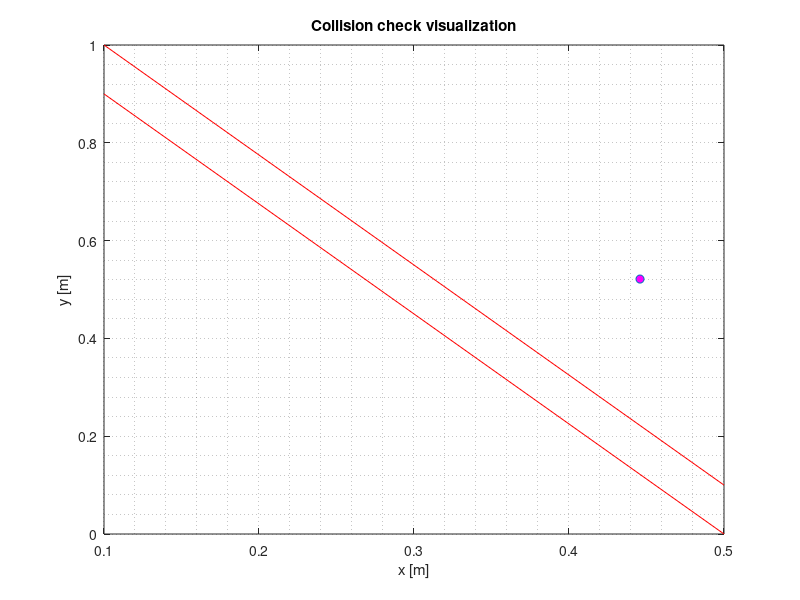

MATLAB code for this plot:
clc
clear
close all

% Seed of random numbers
% rng(100);

% Maze parameter
maze_thickness = 0.1; maze_gap = 0.5; maze_height = 1.0;

% Point to check
X_MIN = maze_thickness; X_MAX = maze_gap; Y_MIN = 0; Y_MAX = maze_height; 
pt = [X_MIN + rand*(X_MAX - X_MIN), Y_MIN + rand*(Y_MAX - Y_MIN)];

% Two end points of the line
% X1 = [maze_thickness, maze_height-maze_thickness; maze_gap, 0;];
% X2 = [maze_thickness maze_height; maze_gap maze_thickness];

X1 = [maze_gap maze_thickness; maze_thickness maze_height];
X2 = [maze_gap, 0; maze_thickness, maze_height-maze_thickness];

% Define the line equations
w1 = [X1(2, 2) - X1(1, 2); X1(1, 1) - X1(2, 1)];
b1 = X1(1, 1)*(X1(1, 2) - X1(2, 2)) + X1(1, 2)*(X1(2, 1) - X1(1, 1));

w2 = [X2(2, 2) - X2(1, 2); X2(1, 1) - X2(2, 1)];
b2 = X2(1, 1)*(X2(1, 2) - X2(2, 2)) + X2(1, 2)*(X2(2, 1) - X2(1, 1));

% Check values for w^T*x + b
val1 = pt*w1 + b1; fprintf("Distance of the point from line 1: %2.6f\n", val1);
val2 = pt*w2 + b2; fprintf("Distance of the point from line 2: %2.6f\n", val2);

is_collision = 1;
if val1 < 0 && val2 > 0
    is_collision = 0;
    fprintf("The point is not in collision \n");
end

% Plot line
plot(X1(:, 1), X1(:, 2), 'r');
hold on;
plot(X2(:, 1), X2(:, 2), 'r');

if is_collision
    marker_color = 'm';
else
    marker_color = 'g';
end

plot(pt(1), pt(2), 'o', 'MarkerFaceColor', marker_color);
grid minor;
title("Collision check visualization")
xlabel('x [m]');
ylabel('y [m]');